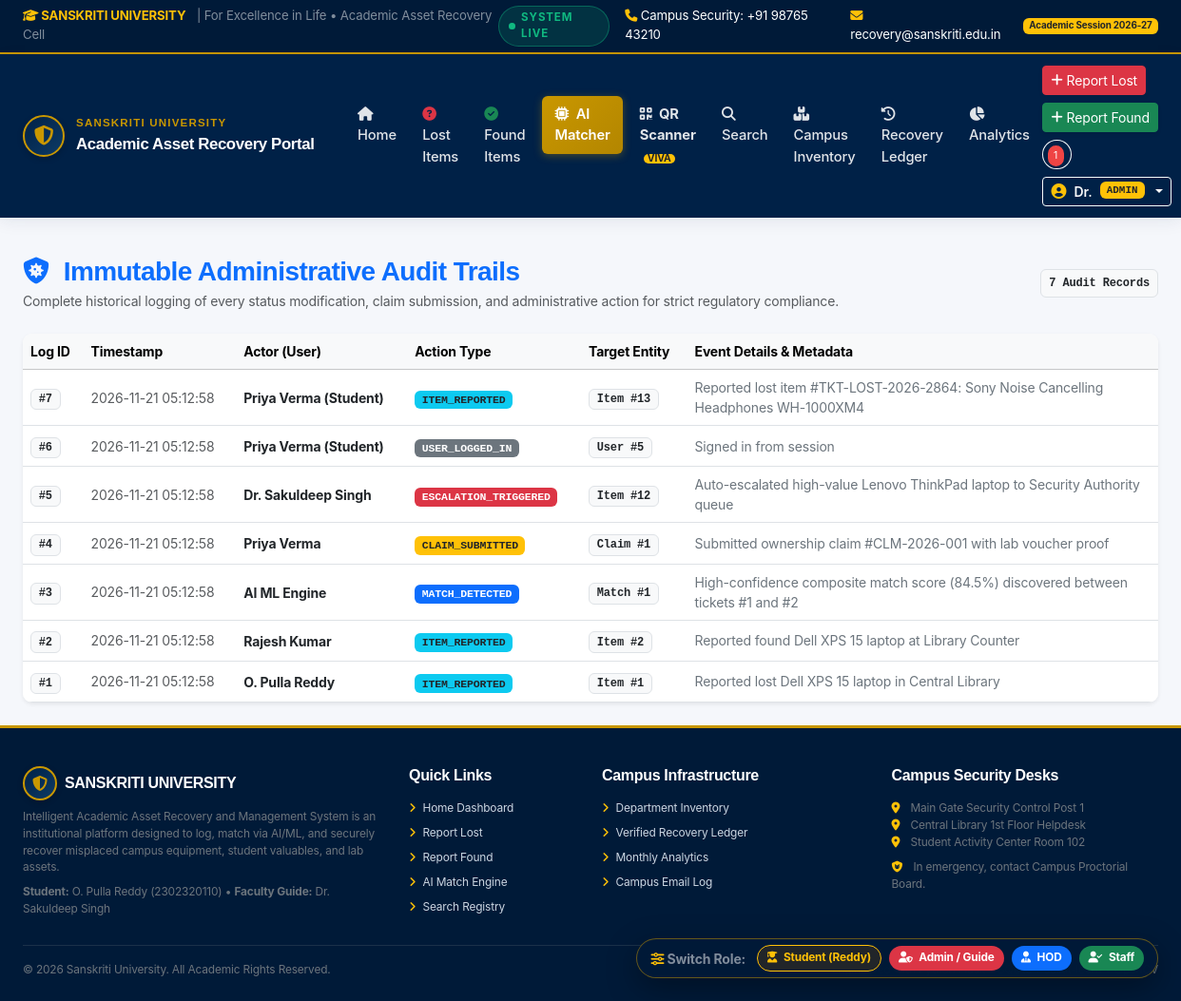
Page /admin/audit-logs (signed in) on the earlier database version.
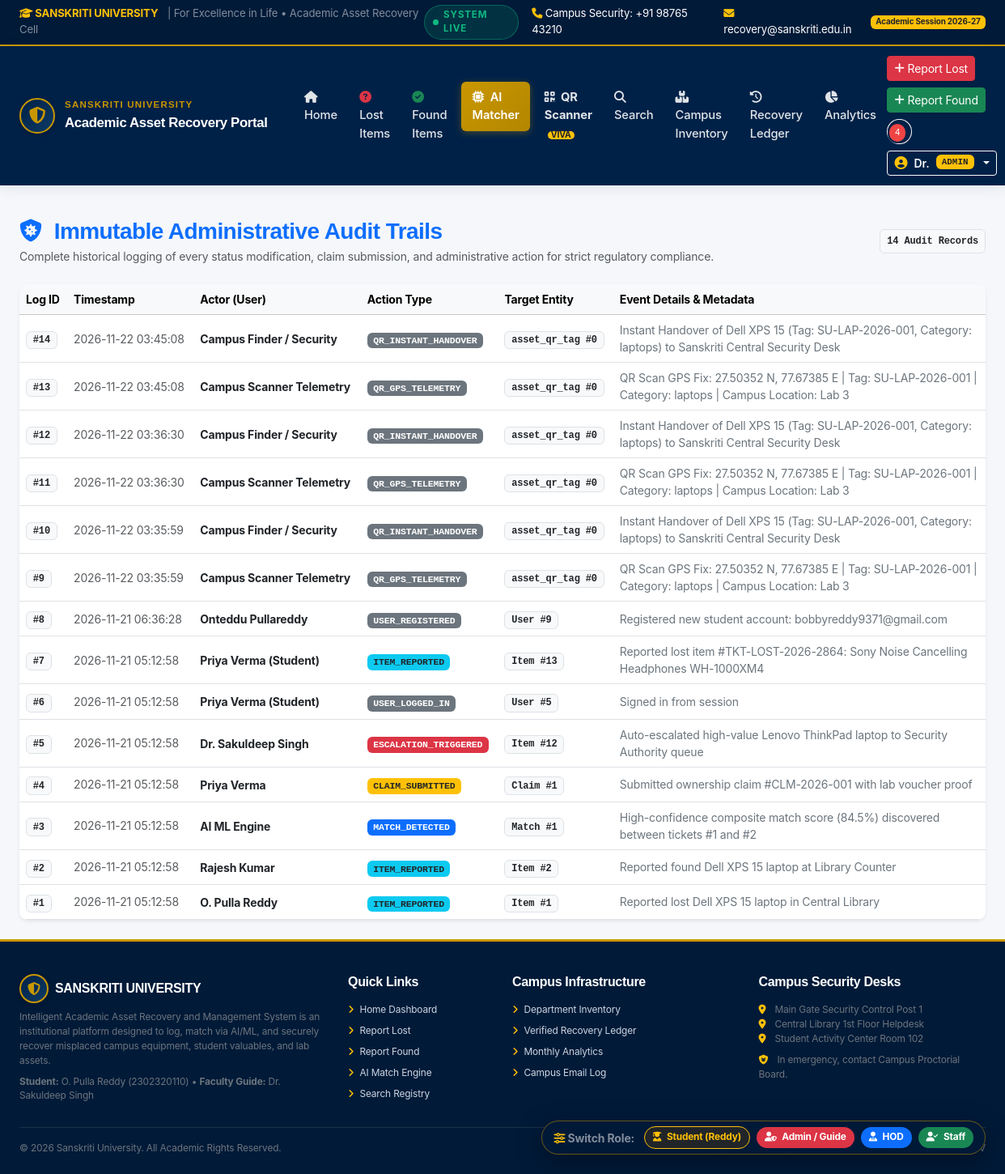
Same page on the later database version.
### tables this page shows
CREATE TABLE users (
        id INTEGER PRIMARY KEY AUTOINCREMENT,
        name TEXT NOT NULL,
        email TEXT UNIQUE NOT NULL,
        password_hash TEXT NOT NULL,
        role TEXT NOT NULL DEFAULT 'student',
        department TEXT NOT NULL,
        id_number TEXT NOT NULL,
        phone TEXT,
        avatar TEXT DEFAULT 'default_avatar.png',
        created_at TIMESTAMP DEFAULT CURRENT_TIMESTAMP
    );

CREATE TABLE audit_logs (
        id INTEGER PRIMARY KEY AUTOINCREMENT,
        user_id INTEGER,
        user_name TEXT,
        action TEXT NOT NULL,
        target_type TEXT NOT NULL,
        target_id INTEGER,
        details TEXT,
        timestamp TIMESTAMP DEFAULT CURRENT_TIMESTAMP,
        FOREIGN KEY (user_id) REFERENCES users (id) ON DELETE SET NULL
    );

### app.py (the view)
@app.route('/admin/audit-logs')
@login_required
@role_required('admin', 'staff', 'dept_head')
def admin_audit_logs():
    logs = database.query_db("SELECT * FROM audit_logs ORDER BY id DESC LIMIT 100")
    return render_template('admin/audit_logs.html', logs=logs)

### templates/admin/audit_logs.html (shortened to what this page needs)
{% extends 'base.html' %}
{% block content %}
<div class="container-fluid px-4">
    <div class="d-flex flex-column flex-md-row justify-content-between align-items-md-center mb-4 gap-3">
        <div>
            <h3 class="fw-bold mb-1 text-primary">
                <i class="fa-solid fa-shield-virus me-2"></i> Immutable Administrative Audit Trails
            </h3>
            <p class="text-muted small mb-0">Complete historical logging of every status modification, claim submission, and administrative action for strict regulatory compliance.</p>
        </div>
        <span class="badge bg-light text-dark border p-2 font-monospace">{{ logs|length }} Audit Records</span>
    </div>
    <div class="card shadow-sm border-0">
        <div class="card-body p-0">
            <div class="table-responsive">
                <table class="table table-hover align-middle mb-0">
                    <thead class="table-light small">
                        <tr>
                            <th>Log ID</th>
                            <th>Timestamp</th>
                            <th>Actor (User)</th>
                            <th>Action Type</th>
                            <th>Target Entity</th>
                            <th>Event Details &amp; Metadata</th>
                        </tr>
                    </thead>
                    <tbody>
                        {% for log in logs %}
                        <tr>
                            <td><span class="badge bg-light text-dark border font-monospace">#{{ log.id }}</span></td>
                            <td class="small text-muted text-nowrap">{{ log.timestamp }}</td>
                            <td>
                                <strong class="text-dark small">{{ log.user_name or 'System Automated' }}</strong>
                            </td>
                            <td>
                                <span class="badge {% if 'REPORTED' in log.action %}bg-info text-dark{% elif 'CLAIM' in log.action %}bg-warning text-dark{% elif 'MATCH' in log.action %}bg-primary{% elif 'ESCALAT' in log.action %}bg-danger{% else %}bg-secondary{% endif %} font-monospace" style="font-size: 0.72rem;">
                                    {{ log.action }}
                                </span>
                            </td>
                            <td>
                                <span class="badge bg-light text-dark border font-monospace">{{ log.target_type }} #{{ log.target_id }}</span>
                            </td>
                            <td class="small text-secondary" style="max-width: 450px;">
                                {{ log.details }}
                            </td>
                        </tr>
                        {% else %}
                        <tr>
                            <td colspan="6" class="text-center py-5 text-muted">No audit logs recorded yet.</td>
                        </tr>
                        {% endfor %}
                    </tbody>
                </table>
            </div>
        </div>
    </div>
</div>
{% endblock %}

### templates/base.html (shortened to what this page needs)
<!DOCTYPE html>
<html lang="en">
<head>
    <link href="https://cdn.jsdelivr.net/npm/bootstrap@5.3.3/dist/css/bootstrap.min.css" rel="stylesheet">
    <link rel="stylesheet" href="https://cdnjs.cloudflare.com/ajax/libs/font-awesome/6.5.2/css/all.min.css">
    <link rel="stylesheet" href="{{ url_for('static', filename='css/style.css') }}">
</head>
<body>
    <div class="su-topbar d-none d-md-block">
        <div class="container-fluid px-4 d-flex justify-content-between align-items-center">
            <div>
                <span class="fw-bold text-warning me-2"><i class="fa-solid fa-graduation-cap"></i> SANSKRITI UNIVERSITY</span>
                <span class="text-white-50">| For Excellence in Life &bull; Academic Asset Recovery Cell</span>
            </div>
            <div class="d-flex align-items-center gap-3">
                <span class="pulse-beacon"><span class="pulse-dot"></span> SYSTEM LIVE</span>
                <span><i class="fa-solid fa-phone text-warning"></i> Campus Security: +91 98765 43210</span>
                <span><i class="fa-solid fa-envelope text-warning"></i> recovery@sanskriti.edu.in</span>
                <span class="badge bg-warning text-dark fw-bold">Academic Session 2026-27</span>
            </div>
        </div>
    </div>
    <nav class="navbar navbar-expand-lg su-navbar sticky-top">
        <div class="container-fluid px-4">
            <a class="navbar-brand" href="{{ url_for('index') }}">
                <div class="uni-crest-icon">
                    <i class="fa-solid fa-shield-halved"></i>
                </div>
                <div>
                    <span class="university-tag">Sanskriti University</span>
                    <span class="system-title">Academic Asset Recovery Portal</span>
                </div>
            </a>
            <div class="collapse navbar-collapse" id="suNavbarNav">
                <ul class="navbar-nav me-auto mb-2 mb-lg-0 ms-lg-3">
                    <li class="nav-item">
                        <a class="nav-link {% if request.endpoint == 'index' %}active{% endif %}" href="{{ url_for('index') }}">
                            <i class="fa-solid fa-house me-1"></i> Home
                        </a>
                    </li>
                    <li class="nav-item">
                        <a class="nav-link {% if request.endpoint == 'list_lost' %}active{% endif %}" href="{{ url_for('list_lost') }}">
                            <i class="fa-solid fa-circle-question text-danger me-1"></i> Lost Items
                        </a>
                    </li>
                    <li class="nav-item">
                        <a class="nav-link {% if request.endpoint == 'list_found' %}active{% endif %}" href="{{ url_for('list_found') }}">
                            <i class="fa-solid fa-circle-check text-success me-1"></i> Found Items
                        </a>
                    </li>
                    <li class="nav-item">
                        <a class="nav-link special-gold {% if request.endpoint == 'ai_matching_center' %}active{% endif %} ms-lg-1" href="{{ url_for('ai_matching_center') }}">
                            <i class="fa-solid fa-microchip me-1"></i> AI Matcher
                        </a>
                    </li>
                    <li class="nav-item">
                        <a class="nav-link text-warning fw-bold {% if request.endpoint == 'qr_scanner_hub' %}active{% endif %} ms-lg-1" href="{{ url_for('qr_scanner_hub') }}">
                            <i class="fa-solid fa-qrcode me-1"></i> QR Scanner <span class="badge bg-warning text-dark px-1 py-0 ms-1" style="font-size: 0.65rem;">VIVA</span>
                        </a>
                    </li>
                    <li class="nav-item">
                        <a class="nav-link {% if request.endpoint == 'search_assets' %}active{% endif %}" href="{{ url_for('search_assets') }}">
                            <i class="fa-solid fa-magnifying-glass me-1"></i> Search
                        </a>
                    </li>
                    <li class="nav-item">
                        <a class="nav-link {% if request.endpoint == 'institutional_assets' %}active{% endif %}" href="{{ url_for('institutional_assets') }}">
                            <i class="fa-solid fa-boxes-stacked me-1"></i> Campus Inventory
                        </a>
                    </li>
                    <li class="nav-item">
                        <a class="nav-link {% if request.endpoint == 'recovery_history' %}active{% endif %}" href="{{ url_for('recovery_history') }}">
                            <i class="fa-solid fa-clock-rotate-left me-1"></i> Recovery Ledger
                        </a>
                    </li>
                    <li class="nav-item">
                        <a class="nav-link {% if request.endpoint == 'reports_statistics' %}active{% endif %}" href="{{ url_for('reports_statistics') }}">
                            <i class="fa-solid fa-chart-pie me-1"></i> Analytics
                        </a>
                    </li>
                </ul>
                <div class="d-flex align-items-center gap-2 flex-wrap">
                    {% if current_user %}
                        <a href="{{ url_for('report_lost') }}" class="btn btn-sm btn-danger d-flex align-items-center gap-1 shadow-sm">
                            <i class="fa-solid fa-plus"></i> Report Lost
                        </a>
                        <a href="{{ url_for('report_found') }}" class="btn btn-sm btn-success d-flex align-items-center gap-1 shadow-sm">
                            <i class="fa-solid fa-plus"></i> Report Found
                        </a>
                        <div class="position-relative me-2">
                            <a href="{{ url_for('notifications_view') }}" class="btn btn-outline-light btn-sm rounded-circle px-2" title="Notifications">
                                {% if unread_notifs_count > 0 %}
                                    <span class="notif-badge">{{ unread_notifs_count }}</span>
                                {% endif %}
                            </a>
                        </div>
                        <div class="dropdown">
                            <button class="btn btn-outline-light btn-sm dropdown-toggle d-flex align-items-center gap-2" type="button" data-bs-toggle="dropdown" aria-expanded="false">
                                <i class="fa-solid fa-user-circle fs-6 text-warning"></i>
                                <span class="fw-semibold">{{ current_user.name.split()[0] }}</span>
                                <span class="badge bg-warning text-dark text-uppercase font-monospace" style="font-size: 0.68rem;">{{ current_user.role }}</span>
                            </button>
                        </div>
                    {% endif %}
                </div>
            </div>
        </div>
    </nav>
    <main class="flex-grow-1 py-4">
        {% block content %}{% endblock %}
    </main>
    <footer class="su-footer">
        <div class="container-fluid px-4">
            <div class="row g-4">
                <div class="col-lg-4 col-md-6">
                    <div class="d-flex align-items-center gap-2 mb-2">
                        <div class="uni-crest-icon" style="width:36px; height:36px; font-size:1rem;">
                            <i class="fa-solid fa-shield-halved"></i>
                        </div>
                        <h6 class="text-white mb-0 fw-bold">SANSKRITI UNIVERSITY</h6>
                    </div>
                    <p class="small text-secondary mb-2">
                        Intelligent Academic Asset Recovery and Management System is an institutional platform designed to log, match via AI/ML, and securely recover misplaced campus equipment, student valuables, and lab assets.
                    </p>
                    <div class="small text-secondary">
                        <strong>Student:</strong> O. Pulla Reddy (2302320110) &bull; <strong>Faculty Guide:</strong> Dr. Sakuldeep Singh
                    </div>
                </div>
                <div class="col-lg-2 col-md-6 col-6">
                    <h6 class="text-white fw-bold mb-3">Quick Links</h6>
                    <ul class="list-unstyled small d-flex flex-column gap-2">
                        <li><a href="{{ url_for('index') }}"><i class="fa-solid fa-angle-right me-1 text-warning"></i> Home Dashboard</a></li>
                        <li><a href="{{ url_for('report_lost') }}"><i class="fa-solid fa-angle-right me-1 text-warning"></i> Report Lost</a></li>
                        <li><a href="{{ url_for('report_found') }}"><i class="fa-solid fa-angle-right me-1 text-warning"></i> Report Found</a></li>
                        <li><a href="{{ url_for('ai_matching_center') }}"><i class="fa-solid fa-angle-right me-1 text-warning"></i> AI Match Engine</a></li>
                        <li><a href="{{ url_for('search_assets') }}"><i class="fa-solid fa-angle-right me-1 text-warning"></i> Search Registry</a></li>
                    </ul>
                </div>
                <div class="col-lg-3 col-md-6 col-6">
                    <h6 class="text-white fw-bold mb-3">Campus Infrastructure</h6>
                    <ul class="list-unstyled small d-flex flex-column gap-2">
                        <li><a href="{{ url_for('institutional_assets') }}"><i class="fa-solid fa-angle-right me-1 text-warning"></i> Department Inventory</a></li>
                        <li><a href="{{ url_for('recovery_history') }}"><i class="fa-solid fa-angle-right me-1 text-warning"></i> Verified Recovery Ledger</a></li>
                        <li><a href="{{ url_for('reports_statistics') }}"><i class="fa-solid fa-angle-right me-1 text-warning"></i> Monthly Analytics</a></li>
                        <li><a href="{{ url_for('email_logs_view') }}"><i class="fa-solid fa-angle-right me-1 text-warning"></i> Campus Email Log</a></li>
                    </ul>
                </div>
                <div class="col-lg-3 col-md-6">
                    <h6 class="text-white fw-bold mb-3">Campus Security Desks</h6>
                    <p class="small text-secondary mb-1">
                        <i class="fa-solid fa-location-dot text-warning me-2"></i> Main Gate Security Control Post 1<br>
                        <i class="fa-solid fa-location-dot text-warning me-2"></i> Central Library 1st Floor Helpdesk<br>
                        <i class="fa-solid fa-location-dot text-warning me-2"></i> Student Activity Center Room 102
                    </p>
                    <p class="small text-secondary mt-2">
                        <i class="fa-solid fa-shield-cat text-warning me-2"></i> In emergency, contact Campus Proctorial Board.
                    </p>
                </div>
            </div>
            <hr class="border-secondary my-3 opacity-25">
            <div class="d-flex flex-column flex-md-row justify-content-between align-items-center small text-secondary">
                <div>&copy; 2026 Sanskriti University. All Academic Rights Reserved.</div>
                <div>Engineered with Python Flask &bull; SQLite &bull; scikit-learn &bull; OpenCV</div>
            </div>
        </div>
    </footer>
    <div class="floating-role-dock d-none d-sm-flex" title="1-Click Evaluation Switcher for Guide">
        <span class="text-white-50 small fw-bold me-1"><i class="fa-solid fa-sliders text-warning"></i> Switch Role:</span>
        <a href="{{ url_for('quick_switch', role='student') }}" class="role-pill-btn bg-dark text-warning border border-warning" title="Switch to Student O. Pulla Reddy">
            <i class="fa-solid fa-user-graduate me-1"></i> Student (Reddy)
        </a>
        <a href="{{ url_for('quick_switch', role='admin') }}" class="role-pill-btn bg-danger text-white" title="Switch to Admin Dr. Sakuldeep Singh">
            <i class="fa-solid fa-user-shield me-1"></i> Admin / Guide
        </a>
        <a href="{{ url_for('quick_switch', role='hod') }}" class="role-pill-btn bg-primary text-white" title="Switch to HOD CSE">
            <i class="fa-solid fa-user-tie me-1"></i> HOD
        </a>
        <a href="{{ url_for('quick_switch', role='staff') }}" class="role-pill-btn bg-success text-white" title="Switch to Library Staff">
            <i class="fa-solid fa-user-check me-1"></i> Staff
        </a>
    </div>
</body>
</html>

Differences in the rows shown:
added audit_logs: id "14", timestamp "2026-11-22 03:45:08", user_name "Campus Finder / Security", action "QR_INSTANT_HANDOVER", target_type "asset_qr_tag", target_id "0", details "Instant Handover of Dell XPS 15 (Tag: SU-LAP-2026-001, Category: laptops) to Sanskriti Central Security Desk"
added audit_logs: id "13", timestamp "2026-11-22 03:45:08", user_name "Campus Scanner Telemetry", action "QR_GPS_TELEMETRY", target_type "asset_qr_tag", target_id "0", details "QR Scan GPS Fix: 27.50352 N, 77.67385 E | Tag: SU-LAP-2026-001 | Category: laptops | Campus Location: Lab 3"
added audit_logs: id "12", timestamp "2026-11-22 03:36:30", user_name "Campus Finder / Security", action "QR_INSTANT_HANDOVER", target_type "asset_qr_tag", target_id "0", details "Instant Handover of Dell XPS 15 (Tag: SU-LAP-2026-001, Category: laptops) to Sanskriti Central Security Desk"
added audit_logs: id "11", timestamp "2026-11-22 03:36:30", user_name "Campus Scanner Telemetry", action "QR_GPS_TELEMETRY", target_type "asset_qr_tag", target_id "0", details "QR Scan GPS Fix: 27.50352 N, 77.67385 E | Tag: SU-LAP-2026-001 | Category: laptops | Campus Location: Lab 3"
added audit_logs: id "10", timestamp "2026-11-22 03:35:59", user_name "Campus Finder / Security", action "QR_INSTANT_HANDOVER", target_type "asset_qr_tag", target_id "0", details "Instant Handover of Dell XPS 15 (Tag: SU-LAP-2026-001, Category: laptops) to Sanskriti Central Security Desk"
added audit_logs: id "9", timestamp "2026-11-22 03:35:59", user_name "Campus Scanner Telemetry", action "QR_GPS_TELEMETRY", target_type "asset_qr_tag", target_id "0", details "QR Scan GPS Fix: 27.50352 N, 77.67385 E | Tag: SU-LAP-2026-001 | Category: laptops | Campus Location: Lab 3"
added audit_logs: id "8", timestamp "2026-11-21 06:36:28", user_name "Onteddu Pullareddy", action "USER_REGISTERED", target_type "User", target_id "9", details "Registered new student account: bobbyreddy9371@gmail.com"
Other differences:
{{ unread_notifs_count }}: "1" → "4"
{{ logs|length }}: "7" → "14"
